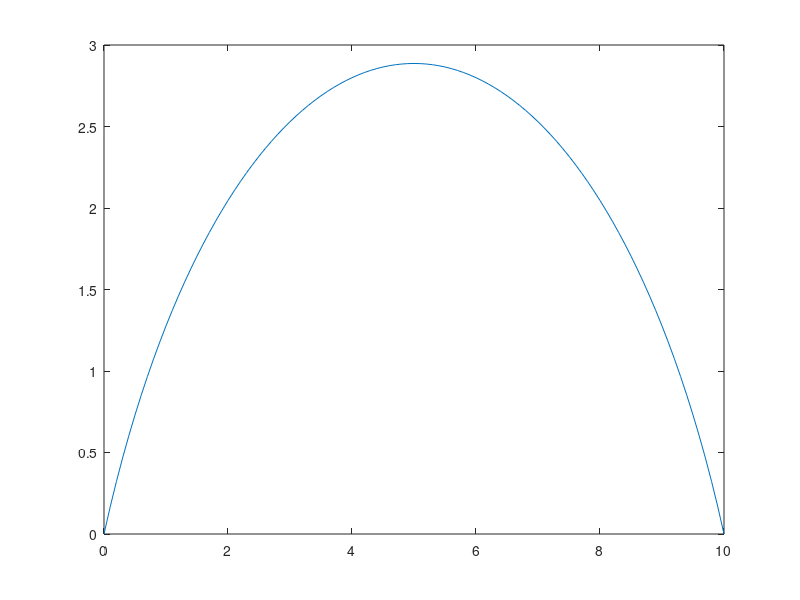

Write the MATLAB code that produced this figure. (Note: this script raises an error after producing the figure.)
clear all;
close all;
p=1;
theta=60;
for i=0:.1:10
    x(p)=i;
    p=p+1;
end
for i=1:101
    y(i)=sqrt(((x(101)-x(1))/2*cscd(theta))^2-((x(i)-(x(101)+x(1))/2)^2))-((x(101)-x(1))/2)*cotd(theta);   
end
plot(x,y)
C=(x(101)+x(1))/2;
R=(x(101)-x(1))/2*cscd(theta);
A=R^2/2*((2*theta)*pi/180-sind(2*theta));

strip=.1; % can't change %
dA=.05;
dA_dT=.05;
M=1000;
theta1=60;
theta2=30;
tt=[];
pp(:,1)=x(1,:);
pp(:,2)=y(1,:);
out=mvsplint(pp,101);
count=1;
tt=[];
tt(count)=0;
area_arr=[];
ca=out(1,3)
for i=1:M
   
  
     GIF=floor((abs(out(101,1))-0)/(strip));
   remainder=rem(GIF,2);
   if remainder==0;
       h=theta2;
   else 
       h=theta1;
   end
    %% pinning %%
    if ca<h
          A=A+dA;
          w=1;
        zeta=ca;
        phi=.5;
        r=(x(101)-x(1))
        ashesh=1;
        while(ashesh==1||((A-A2)>.01))
           ashesh=2;
           
        zeta=zeta+phi;
        R=((x(101)-x(1))/2)*cscd(zeta)
        A2=R^2/2*((2*zeta)*pi/180-sind(2*zeta));
        for q=1:101
        y(q)=sqrt(((x(101)-x(1))/2*cscd(zeta))^2-((x(q)-(x(101)+x(1))/2)^2))-((x(101)-x(1))/2)*cotd(zeta);   
        end
        
    pp(:,1)=x(1,:);
    pp(:,2)=y(1,:);
    out1=mvsplint(pp,101);
     
        end
        ca=zeta
        pp(:,1)=out1(:,1);
        pp(:,2)=out1(:,2);
    end
    
        
    
    
    
        
        
     
    
  
   %% if advancing angle %% 
%     if ((out(1,3)-h)>0 && (out(1,3)-h)<.4)
if ca==h
        w=2;
        A=A+dA;
        R=sqrt(2*A/((2*h)*pi/180-sind(2*h)));
          
    r=R*sind(h);
    x(101)=r+C;
    x(1)=C-r;
    
    
    for q=1:101
        y(q)=sqrt(((x(101)-x(1))/2*cscd(h))^2-((x(q)-(x(101)+x(1))/2)^2))-((x(101)-x(1))/2)*cotd(h);   
    end
    pp(:,1)=x(1,:);
    pp(:,2)=y(1,:);
    
%     A=R^2/2*((2*h)*pi/180-sind(2*h));
end
   
     %% stretching %%
    if ca>h
        
    w=3;
    R=sqrt(2*A/((2*h)*pi/180-sind(2*h)));
          
    r=R*sind(h);
    x(101)=r+C;
    x(1)=C-r;
    
    
    for q=1:101
        y(q)=sqrt(((x(101)-x(1))/2*cscd(h))^2-((x(q)-(x(101)+x(1))/2)^2))-((x(101)-x(1))/2)*cotd(h);   
    end
    pp(:,1)=x(1,:);
    pp(:,2)=y(1,:);
    
    ca=h;

    end
    
   
     
    
    %% registering values %%
    out=mvsplint(pp,101);
    angle(count)=ca;
    radius(count)=R;
  
    energy(count)=R*2*ca*pi/180+cosd(ca)*(out(101,1)-out(1,1));
    area_arr(count)=A/(strip*10)^2;
    base_radius(count)=r;
    count=count+1;
    
    %% plotting %%
    figure(2)
    subplot(3,1,1)
    plot(out(:,1),out(:,2))
   axis([-10 20 0 20])
   axis equal
    hold off
    subplot(3,1,2)
    plot(area_arr,energy)
    axis([20 40 10 40])
    xlabel('S/a^2')
    ylabel('gibbs energy')
    hold on
    subplot(3,1,3)
    plot(area_arr,base_radius)
     axis([20 40 7 20])
     xlabel('S/a^2')
    ylabel('r/a^2')
    hold on
%     subplot(4,2,4)
%     plot(area_arr,angle)
%      axis([20 40 25 60])
%      xlabel('S/a^2')
%     ylabel('theta')
%     hold on
end